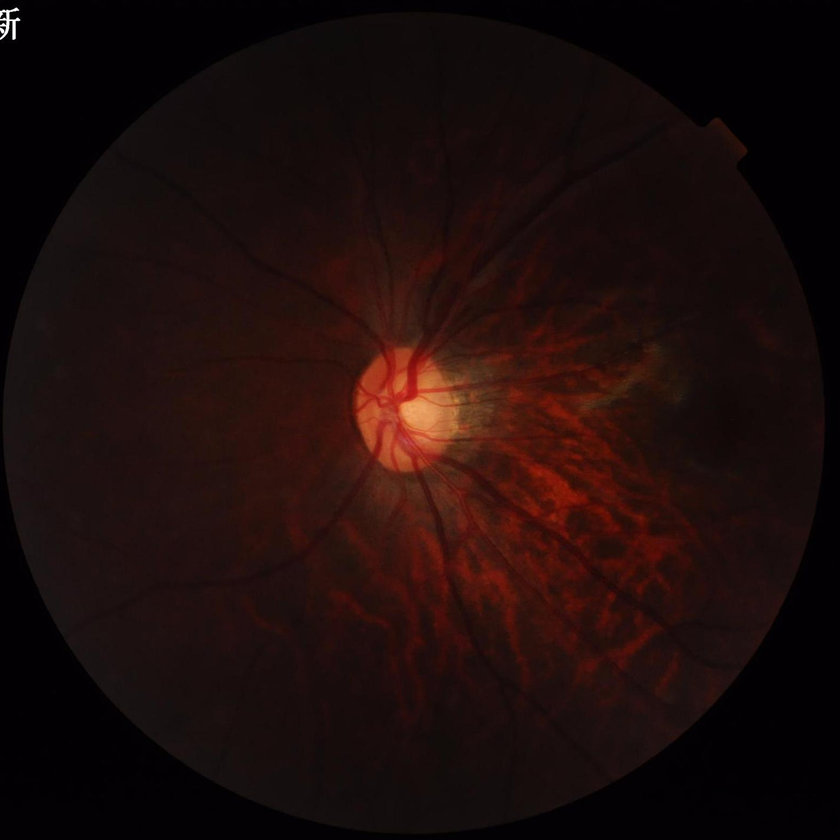
#> input picture Data/102_G.png, 840 x 840 px, shrunk from 2048 x 2048 before the run; its folder holds only this picture in this run
$ jupyter execute CV-challenge.ipynb
#> lines starting #> are read from the running program, lines starting #| are printed output that depends on the picture
[cell 1]
import os
import numpy as np
import pandas as pd
import matplotlib.pyplot as plt
import random
import seaborn as sns
import sys
import cv2 as cv

[cell 2]
data = []
for file in os.listdir('./Data/'): #FIVES dataset
    if file.endswith('.png'):
        data.append(file)
print(len(data)) #checking that there are 200 images

[cell 3]
for i in range(50):
    ran = random.choice(data)
    img = plt.imread(os.path.join('./Data/', ran))
#> img is the input picture: shape (840, 840, 3) float32; mean R, G, B 0.114, 0.0486, 0.043
    fig = plt.figure()
    plt.imshow(img)
    # size = fig.get_size_inches()*fig.dpi #in case we want to check the image size
    # print(size)

plt.close()

[cell 4]
#pixel distribution
diagnosis = {}
for j in data:
    if len(j)<9:
        j = j.zfill(9)
    diagnosis[j[0:3]]= j[4:5]

df = pd.DataFrame(diagnosis.items(), columns=['IMG_no', 'Diagnosis'])

[cell 5]
#histogram of diagnoses
ax = sns.countplot(x="Diagnosis",data=df)
ax = ax.set_xticklabels(['Normal', 'Glaucoma', 'Macular degen.', 'Diabetes'])
ax = plt.ylim(0,100)
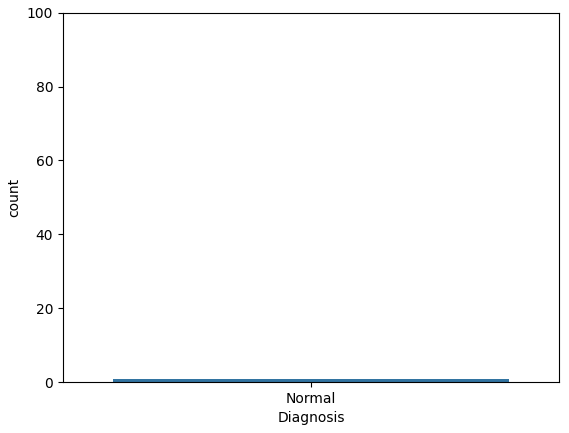
#> figure drawn by matplotlib, 1 panel

[cell 6]
#histogram of intensity distribution
for im in data[0:1]:
    img = plt.imread(os.path.join('./Data/', im))
    img_grey = np.copy(img)
    img_grey[:] = img.mean(axis=-1,keepdims=1)
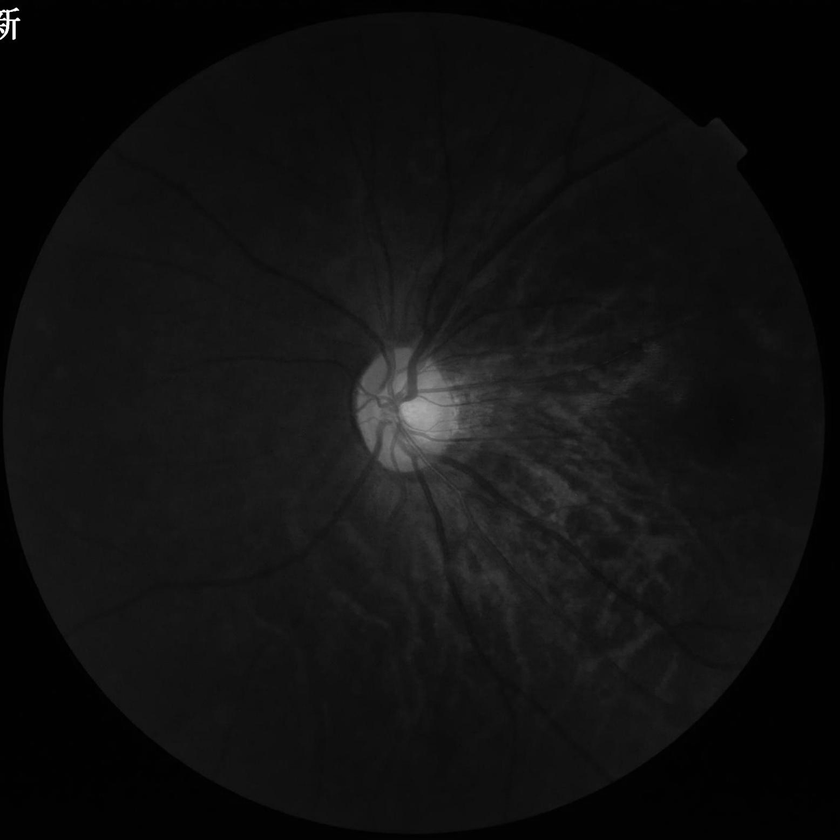
#> img_grey: shape (840, 840, 3) float32; min 0, max 1, mean 0.0684
    plt.imshow(img_grey)
    pixels = img_grey.flatten()

f, ax1 = plt.subplots(1)
cnts, bins = np.histogram(pixels,bins=100)
ax1 = ax1.hist(pixels, bins=100)
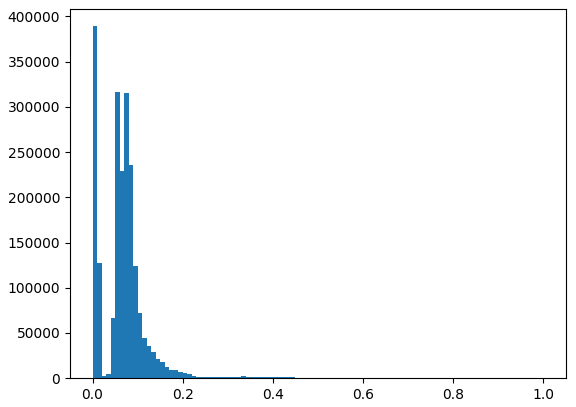
#> figure drawn by matplotlib, 1 panel; tallest bar 389202 high, from x = 0 to 0.01

[cell 7]
img_r = img[:,:,0]
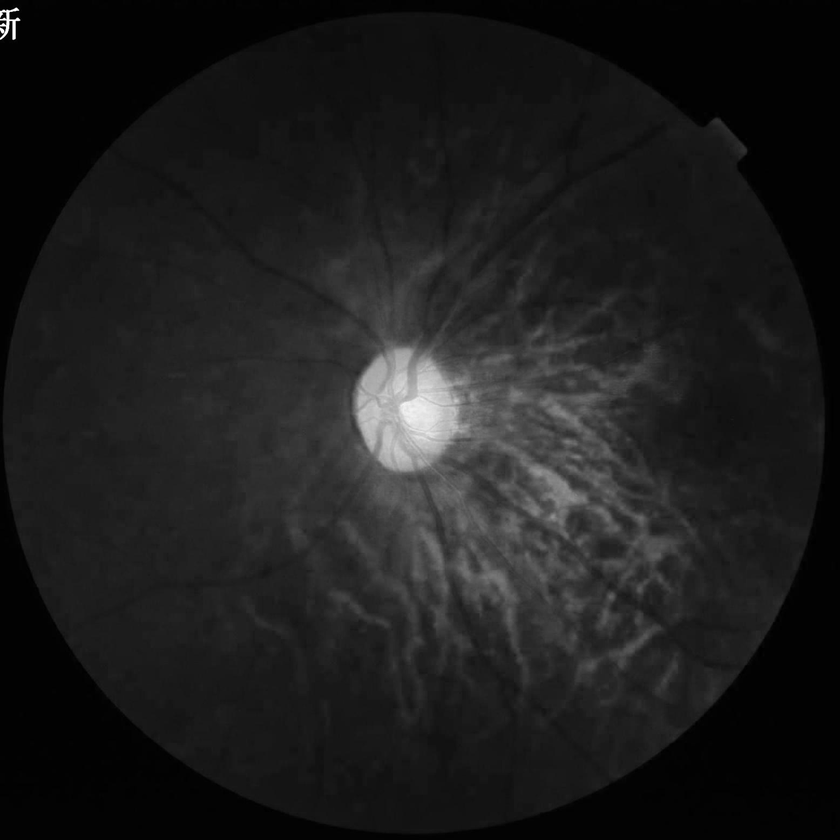
#> img_r: shape (840, 840) float32; min 0, max 1, mean 0.113
img_g = img[:,:,1]
img_b = img[:,:,2]
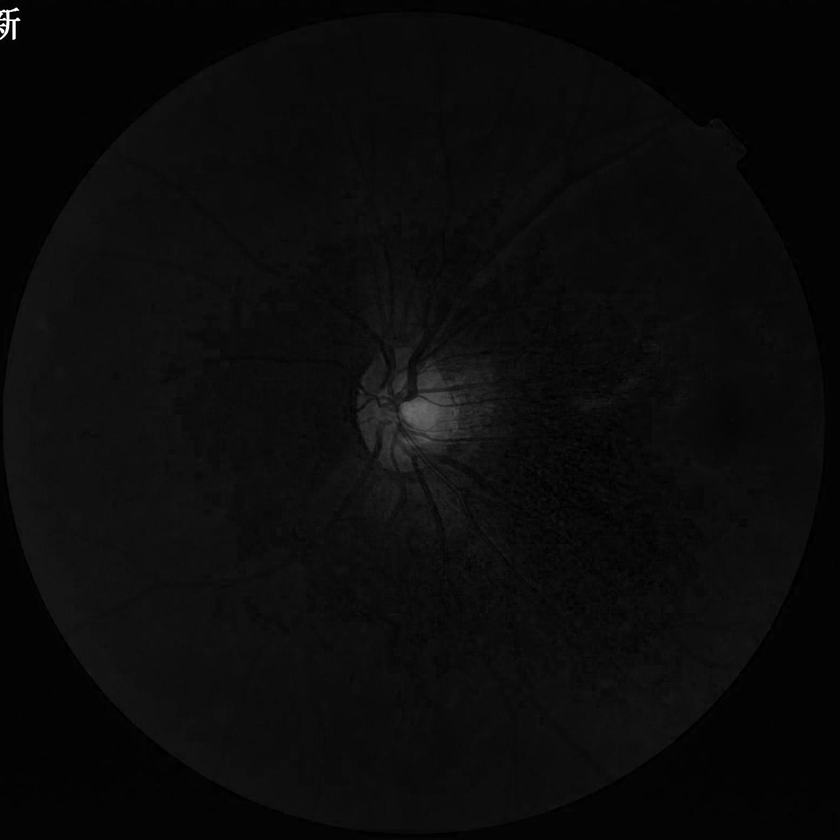
#> img_b: shape (840, 840) float32; min 0, max 1, mean 0.0432

[cell 8]
img_r_pixels = img_r.flatten()
img_g_pixels = img_g.flatten()
img_b_pixels = img_b.flatten()

[cell 9]
ax2 = plt.subplot(1,3,1)
ax2 = plt.hist(img_r_pixels,bins=100)
ax2 = plt.subplot(1,3,2)
ax2 = plt.hist(img_g_pixels,bins=100)
ax2 = plt.subplot(1,3,3)
ax2 = plt.hist(img_b_pixels,bins=100)
ax2 = plt.tight_layout()
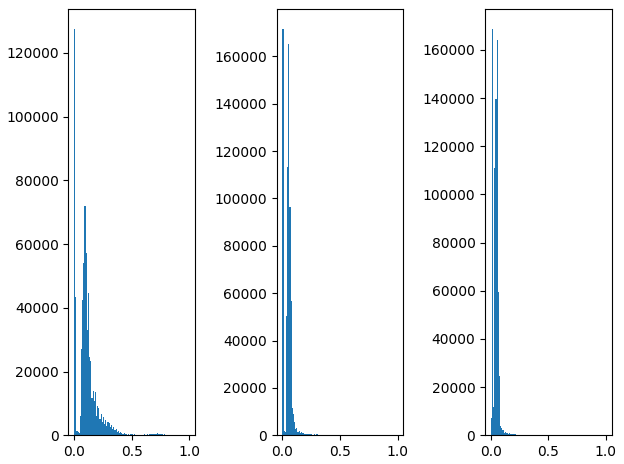
#> figure drawn by matplotlib, 3 panels; panel 1: tallest bar 127395 high, from x = 0 to 0.01; panel 2: tallest bar 171379 high, from x = 0 to 0.01; panel 3: tallest bar 168595 high, from x = 0.01 to 0.02
